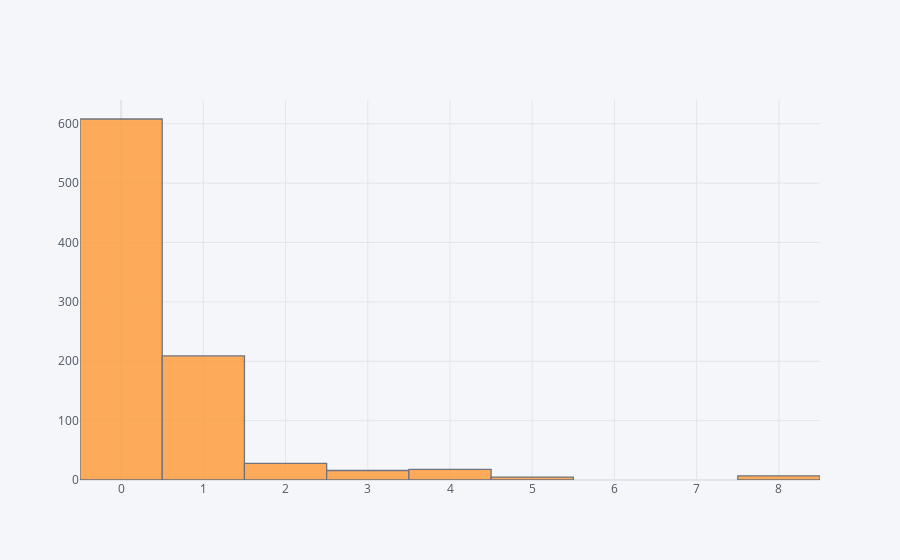

Notebook cell for this chart:
### Code cell
data['SibSp'].iplot(kind='hist')

### Figure 1 — Plotly figure (JSON) as saved in the notebook; plotly's stock layout.template omitted (floating-point values rounded to 4 significant figures; data arrays with more than 128 entries replaced by an {"elided": "..."} marker saying what was removed)
{"data": [{"histfunc": "count", "histnorm": "", "marker": {"color": "rgba(255, 153, 51, 1.0)", "line": {"color": "#4D5663", "width": 1.3}}, "name": "SibSp", "opacity": 0.8, "orientation": "v", "type": "histogram", "x": {"elided": "891 int values"}}], "layout": {"barmode": "overlay", "legend": {"bgcolor": "#F5F6F9", "font": {"color": "#4D5663"}}, "paper_bgcolor": "#F5F6F9", "plot_bgcolor": "#F5F6F9", "title": {"font": {"color": "#4D5663"}}, "xaxis": {"gridcolor": "#E1E5ED", "showgrid": true, "tickfont": {"color": "#4D5663"}, "title": {"font": {"color": "#4D5663"}, "text": ""}, "zerolinecolor": "#E1E5ED"}, "yaxis": {"gridcolor": "#E1E5ED", "showgrid": true, "tickfont": {"color": "#4D5663"}, "title": {"font": {"color": "#4D5663"}, "text": ""}, "zerolinecolor": "#E1E5ED"}}}
